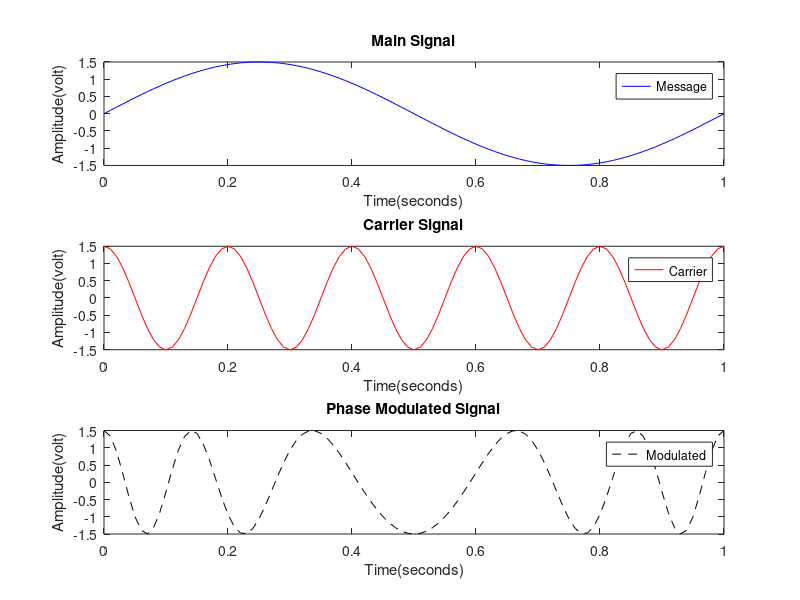

Reproduce this figure in MATLAB.
t = 0:0.01:1;                  
fm=1;
fc = 5;                        % carrier frequency
acm=1.5

%main signal
m = acm*sin(2*pi*fm*t);

%phase deviation constant
kp  = pi/2;                 

carrier = acm*cos(2*pi*fc*t);
modulated = acm*cos(2*pi*fc*t + kp*m);


% Plotting the signals
subplot(3,1,1)
plot(t,m,'b')
xlabel('Time(seconds)');
ylabel('Amplitude(volt)');
title("Main Signal");
axis([0 1 -1.5 1.5]);
legend('Message');


subplot(3,1,2)
plot(t,carrier,'r')
xlabel('Time(seconds)');
ylabel('Amplitude(volt)');
title("Carrier Signal");
axis([0 1 -1.5 1.5]);
legend('Carrier');


subplot(3,1,3)
plot(t,modulated,'k--')
axis([0 1 -1.5 1.5]);
xlabel('Time(seconds)');
ylabel('Amplitude(volt)');
title('Phase Modulated Signal');
legend('Modulated');

